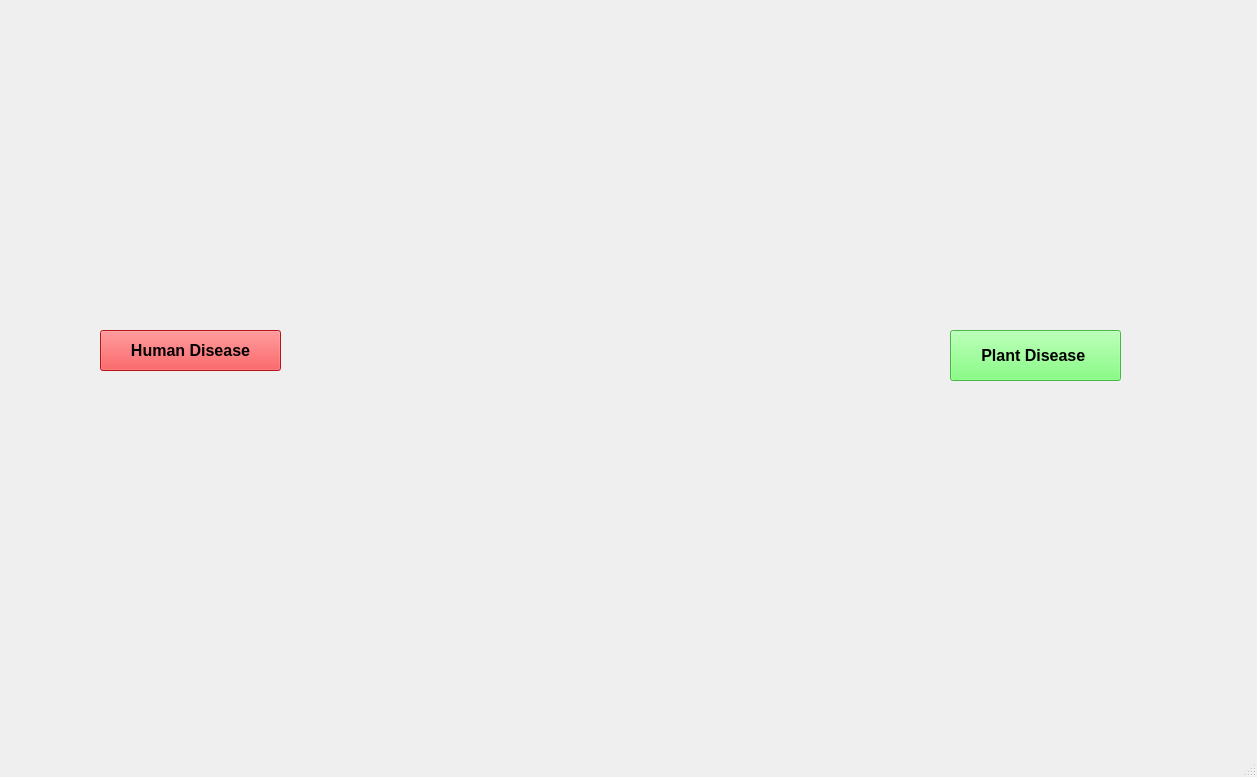
<?xml version="1.0" encoding="UTF-8"?>
<ui version="4.0">
 <class>MainWindow</class>
 <widget class="QMainWindow" name="MainWindow">
  <property name="geometry">
   <rect>
    <x>0</x>
    <y>0</y>
    <width>1257</width>
    <height>777</height>
   </rect>
  </property>
  <property name="windowTitle">
   <string>MainWindow</string>
  </property>
  <widget class="QWidget" name="centralwidget">
   <widget class="QLabel" name="label">
    <property name="geometry">
     <rect>
      <x>320</x>
      <y>20</y>
      <width>591</width>
      <height>361</height>
     </rect>
    </property>
    <property name="text">
     <string/>
    </property>
    <property name="pixmap">
     <pixmap>../../../Downloads/logo.jpg</pixmap>
    </property>
    <property name="scaledContents">
     <bool>true</bool>
    </property>
   </widget>
   <widget class="QLabel" name="label_2">
    <property name="geometry">
     <rect>
      <x>100</x>
      <y>410</y>
      <width>321</width>
      <height>301</height>
     </rect>
    </property>
    <property name="text">
     <string/>
    </property>
    <property name="pixmap">
     <pixmap>human.jpg</pixmap>
    </property>
    <property name="scaledContents">
     <bool>true</bool>
    </property>
   </widget>
   <widget class="QLabel" name="label_3">
    <property name="geometry">
     <rect>
      <x>830</x>
      <y>410</y>
      <width>291</width>
      <height>301</height>
     </rect>
    </property>
    <property name="text">
     <string/>
    </property>
    <property name="pixmap">
     <pixmap>plant.jpg</pixmap>
    </property>
    <property name="scaledContents">
     <bool>true</bool>
    </property>
   </widget>
   <widget class="QPushButton" name="pushButton">
    <property name="geometry">
     <rect>
      <x>100</x>
      <y>330</y>
      <width>181</width>
      <height>41</height>
     </rect>
    </property>
    <property name="font">
     <font>
      <pointsize>12</pointsize>
      <weight>75</weight>
      <bold>true</bold>
     </font>
    </property>
    <property name="styleSheet">
     <string notr="true">background-color: rgb(255, 29, 32);</string>
    </property>
    <property name="text">
     <string>Human Disease</string>
    </property>
   </widget>
   <widget class="QPushButton" name="pushButton_2">
    <property name="geometry">
     <rect>
      <x>950</x>
      <y>330</y>
      <width>171</width>
      <height>51</height>
     </rect>
    </property>
    <property name="font">
     <font>
      <pointsize>12</pointsize>
      <weight>75</weight>
      <bold>true</bold>
     </font>
    </property>
    <property name="styleSheet">
     <string notr="true">background-color: rgb(99, 255, 96);</string>
    </property>
    <property name="text">
     <string>Plant Disease </string>
    </property>
   </widget>
  </widget>
  <widget class="QMenuBar" name="menubar">
   <property name="geometry">
    <rect>
     <x>0</x>
     <y>0</y>
     <width>1257</width>
     <height>26</height>
    </rect>
   </property>
  </widget>
  <widget class="QStatusBar" name="statusbar"/>
 </widget>
 <resources/>
 <connections/>
</ui>
